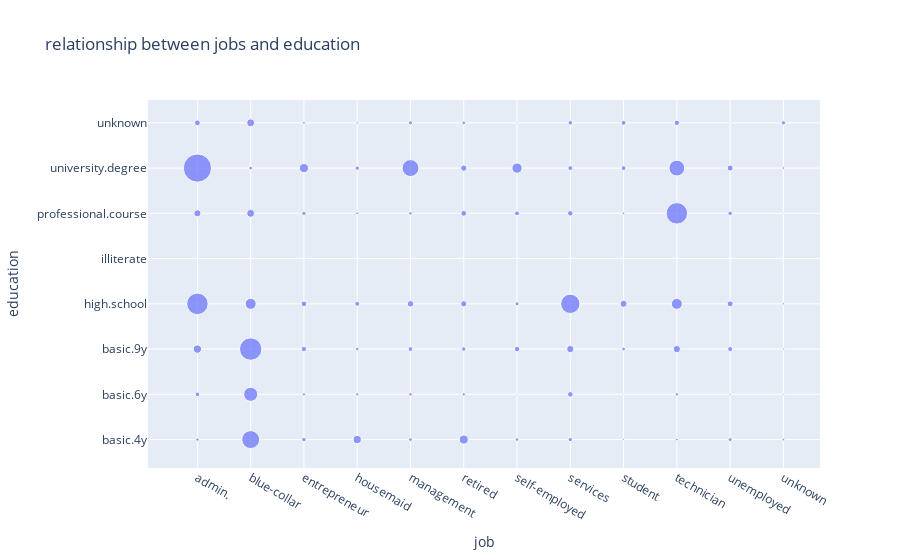

The code cell stored with this chart in its notebook:
### Markdown cell above
Let's take a look at some combinations of data in a pairplot format

### Code cell
import plotly.express as px
counts = base.groupby(['job', 'education']).size().reset_index(name='count')
fig = px.scatter(
counts,
x='job',
y='education',
size='count',
title='relationship between jobs and education'
)
fig.show()

### Figure 1 — Plotly figure (JSON) as saved in the notebook; plotly's stock layout.template omitted (floating-point values rounded to 4 significant figures)
{"data": [{"hovertemplate": "job=%{x}<br>education=%{y}<br>count=%{marker.size}<extra></extra>", "legendgroup": "", "marker": {"color": "#636efa", "size": [77, 151, 499, 3329, 1, 363, 5753, 249, 2318, 1426, 3623, 878, 8, 453, 94, 454, 137, 71, 210, 234, 2, 135, 610, 57, 474, 77, 94, 174, 1, 59, 139, 42, 100, 85, 166, 298, 89, 2063, 123, 597, 75, 145, 276, 3, 241, 285, 98, 93, 25, 220, 118, 3, 168, 765, 29, 132, 226, 388, 2682, 218, 173, 150, 26, 13, 99, 357, 43, 170, 167, 58, 87, 384, 873, 3320, 1809, 212, 112, 34, 186, 259, 142, 262, 19, 52, 22, 31, 37, 12, 45, 131], "sizemode": "area", "sizeref": 14.38, "symbol": "circle"}, "mode": "markers", "name": "", "orientation": "v", "showlegend": false, "type": "scatter", "x": ["admin.", "admin.", "admin.", "admin.", "admin.", "admin.", "admin.", "admin.", "blue-collar", "blue-collar", "blue-collar", "blue-collar", "blue-collar", "blue-collar", "blue-collar", "blue-collar", "entrepreneur", "entrepreneur", "entrepreneur", "entrepreneur", "entrepreneur", "entrepreneur", "entrepreneur", "entrepreneur", "housemaid", "housemaid", "housemaid", "housemaid", "housemaid", "housemaid", "housemaid", "housemaid", "management", "management", "management", "management", "management", "management", "management", "retired", "retired", "retired", "retired", "retired", "retired", "retired", "retired", "self-employed", "self-employed", "self-employed", "self-employed", "self-employed", "self-employed", "self-employed", "self-employed", "services", "services", "services", "services", "services", "services", "services", "student", "student", "student", "student", "student", "student", "student", "technician", "technician", "technician", "technician", "technician", "technician", "technician", "unemployed", "unemployed", "unemployed", "unemployed", "unemployed", "unemployed", "unemployed", "unknown", "unknown", "unknown", "unknown", "unknown", "unknown", "unknown"], "xaxis": "x", "y": ["basic.4y", "basic.6y", "basic.9y", "high.school", "illiterate", "professional.course", "university.degree", "unknown", "basic.4y", "basic.6y", "basic.9y", "high.school", "illiterate", "professional.course", "university.degree", "unknown", "basic.4y", "basic.6y", "basic.9y", "high.school", "illiterate", "professional.course", "university.degree", "unknown", "basic.4y", "basic.6y", "basic.9y", "high.school", "illiterate", "professional.course", "university.degree", "unknown", "basic.4y", "basic.6y", "basic.9y", "high.school", "professional.course", "university.degree", "unknown", "basic.4y", "basic.6y", "basic.9y", "high.school", "illiterate", "professional.course", "university.degree", "unknown", "basic.4y", "basic.6y", "basic.9y", "high.school", "illiterate", "professional.course", "university.degree", "unknown", "basic.4y", "basic.6y", "basic.9y", "high.school", "professional.course", "university.degree", "unknown", "basic.4y", "basic.6y", "basic.9y", "high.school", "professional.course", "university.degree", "unknown", "basic.4y", "basic.6y", "basic.9y", "high.school", "professional.course", "university.degree", "unknown", "basic.4y", "basic.6y", "basic.9y", "high.school", "professional.course", "university.degree", "unknown", "basic.4y", "basic.6y", "basic.9y", "high.school", "professional.course", "university.degree", "unknown"], "yaxis": "y"}], "layout": {"legend": {"itemsizing": "constant", "tracegroupgap": 0}, "title": {"text": "relationship between jobs and education"}, "xaxis": {"anchor": "y", "domain": [0, 1], "title": {"text": "job"}}, "yaxis": {"anchor": "x", "domain": [0, 1], "title": {"text": "education"}}}}
